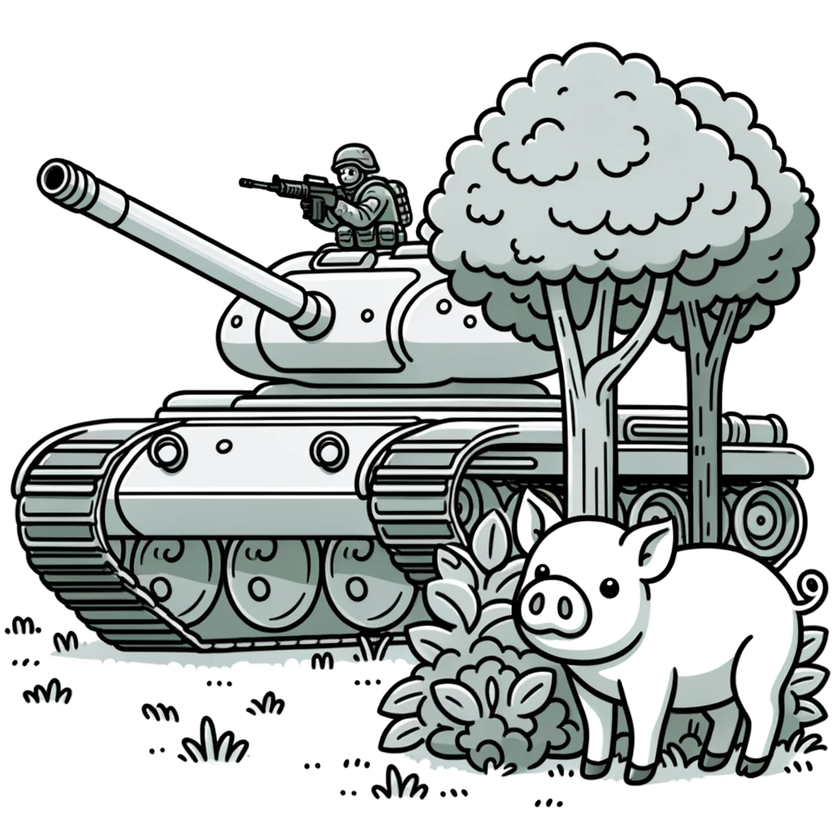
#> input picture IZ2/images/img1.png, 840 x 840 px, shrunk from 1024 x 1024 before the run, found by its file name
$ python iz2_part2.py   (older library calls are emulated)
#> lines starting #> are read from the running program, lines starting #| are printed output that depends on the picture; after the words box and inside, x2 and y2 are one past the last pixel; in counts of white or black regions, pixels touching at a corner belong together
import cv2
import numpy as np
from utils.utils_scripts import clear_output_folder, show_plot


def calculate_gradient_scharr(image):
    grad_x = cv2.Scharr(image, cv2.CV_64F, 1, 0)
    grad_y = cv2.Scharr(image, cv2.CV_64F, 0, 1)
    magnitude = cv2.magnitude(grad_x, grad_y)
    angle = cv2.phase(grad_x, grad_y, angleInDegrees=True)
    return magnitude, angle


# [13 lines left out: function calculate_gradient_prewitt, not called in this run]


def calculate_gradient_laplacian(image):
    laplacian = cv2.Laplacian(image, cv2.CV_64F)
    return np.abs(laplacian), None  # Laplacian does not have a specific direction


def non_maximum_suppression(magnitude, angle):
    height, width = magnitude.shape
    output = np.zeros((height, width), dtype=np.float32)

    if angle is None:  # In case of Laplacian operator where angle is not defined
        return magnitude  # Skip non-maximum suppression

    # Angle normalization between 0 and 180 degrees
    angle[angle < 0] += 180

    for i in range(1, height - 1):
        for j in range(1, width - 1):
            q = 255
            r = 255

            # Angle quantization to 4 directions (0, 45, 90, 135 degrees)
            if (0 <= angle[i, j] < 22.5) or (157.5 <= angle[i, j] <= 180):
                q = magnitude[i, j + 1]
                r = magnitude[i, j - 1]
            elif 22.5 <= angle[i, j] < 67.5:
                q = magnitude[i + 1, j - 1]
                r = magnitude[i - 1, j + 1]
            elif 67.5 <= angle[i, j] < 112.5:
                q = magnitude[i + 1, j]
                r = magnitude[i - 1, j]
            elif 112.5 <= angle[i, j] < 157.5:
                q = magnitude[i - 1, j - 1]
                r = magnitude[i + 1, j + 1]

            if magnitude[i, j] >= q and magnitude[i, j] >= r:
                output[i, j] = magnitude[i, j]
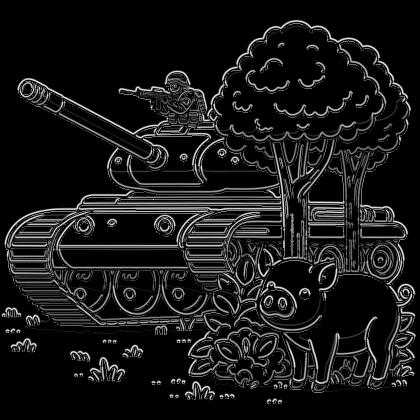
#> output: shape (840, 840) float32 (shown at 1/2 size); min 0, max 2602.6, mean 238.3; drawn with min black and max white

    return output


def double_thresholding(image, low_threshold_ratio=0.05, high_threshold_ratio=0.15):
#> called with low_threshold_ratio = 0.05, high_threshold_ratio = 0.15
    high_threshold = image.max() * high_threshold_ratio
#> high_threshold = 390.4
    low_threshold = high_threshold * low_threshold_ratio
#> low_threshold = 19.52

    strong_i, strong_j = np.where(image >= high_threshold)
    zeros_i, zeros_j = np.where(image < low_threshold)
    weak_i, weak_j = np.where((image <= high_threshold) & (image >= low_threshold))
#> weak_i = 16786 values from 39 to 809; weak_j = 16786 values, max 832 at index 14140, min 2 at index 12986, mean 448.4

    image[strong_i, strong_j] = 255
    image[zeros_i, zeros_j] = 0
#> image: shape (840, 840) float32; min 0, max 390.4, mean 50.8
    image[weak_i, weak_j] = 75  # Weak edges marked with gray color (value 75)
#> image: shape (840, 840) float32; min 0, max 255, mean 45.9

    return image


def edge_tracking_by_hysteresis(image):
    height, width = image.shape
    strong = 255
    weak = 75

    for i in range(1, height - 1):
        for j in range(1, width - 1):
            if image[i, j] == weak:
                # Check if one of the neighbors is strong
                if ((image[i + 1, j - 1] == strong) or (image[i + 1, j] == strong) or (image[i + 1, j + 1] == strong)
                        or (image[i, j - 1] == strong) or (image[i, j + 1] == strong)
                        or (image[i - 1, j - 1] == strong) or (image[i - 1, j] == strong) or (
                                image[i - 1, j + 1] == strong)):
                    image[i, j] = strong
                else:
                    image[i, j] = 0
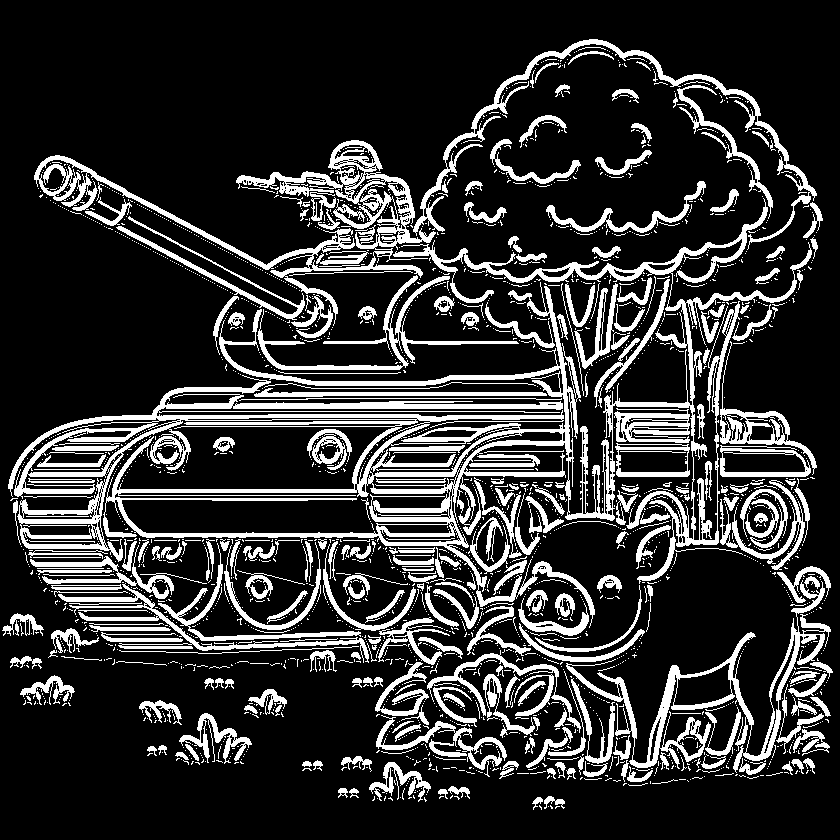
#> image: shape (840, 840) float32; 19.3% white; 2511 white regions (2192 under 20 px), largest, box (x1, y1, x2, y2) and area: (8, 198, 812, 628) 39454, (34, 140, 436, 326) 9038, (566, 580, 831, 773) 6146

    return image


def custom_edge_detection(image_path, blur_size, low_threshold_ratio, high_threshold_ratio, operator):
    image = cv2.imread(image_path, 0)
    blurred_image = cv2.GaussianBlur(image, blur_size, 0)

    if operator == 'Scharr':
        magnitude, angle = calculate_gradient_scharr(blurred_image)
    elif operator == 'Prewitt':
        magnitude, angle = calculate_gradient_prewitt(blurred_image)
    elif operator == 'Laplacian':
        magnitude, angle = calculate_gradient_laplacian(blurred_image)

    suppressed = non_maximum_suppression(magnitude, angle)
    thresholded = double_thresholding(suppressed, low_threshold_ratio, high_threshold_ratio)
    edges = edge_tracking_by_hysteresis(thresholded)

    # in case you want to see the plot
    # cv2.imshow('Edges', edges)
    # cv2.waitKey(0)
    # cv2.destroyAllWindows()

    # save image to output folder
    cv2.imwrite(f"output/{operator}_{blur_size}_{low_threshold_ratio}_{high_threshold_ratio}.png", edges)


image_path = r"D:\ADM\IZ2\images\img1.png"  # Replace with your image path

# Example usage
custom_edge_detection(image_path, (5, 5), 0.05, 0.15, 'Scharr')

# operators = ['Scharr', 'Prewitt', 'Laplacian']
operators = ['Laplacian']
blur_sizes = [(3, 3), (5, 5), (7, 7)]
thresholds = [(0.05, 0.15), (0.1, 0.2), (0.15, 0.25)]

# clear_output_folder()
progress_bar = 0
for operator in operators:
    for blur_size in blur_sizes:
        for lower_threshold, upper_threshold in thresholds:
            custom_edge_detection(image_path, blur_size, lower_threshold, upper_threshold, operator)
#> call 2 of custom_edge_detection, with image_path = 'D:\\ADM\\IZ2\\images\\img1.png', blur_size = (3, 3), low_threshold_ratio = 0.05, high_threshold_ratio = 0.15, operator = 'Laplacian'
#> in calculate_gradient_laplacian, `laplacian = cv2.Laplacian(image, cv2.CV_64F)`:
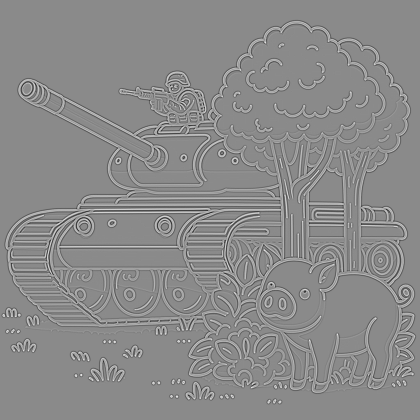
#> laplacian: shape (840, 840) float64 (shown at 1/2 size); min -163, max 137, mean 0; drawn with min black and max white
#> in custom_edge_detection (call 2), `magnitude, angle = calculate_gradient_laplacian(blurred_image)`:
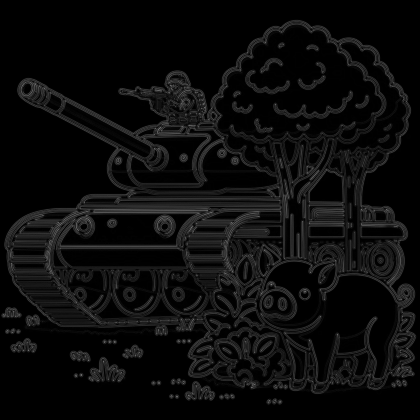
#> magnitude: shape (840, 840) float64 (shown at 1/2 size); min 0, max 163, mean 11.7
#> call 2 of double_thresholding, with low_threshold_ratio = 0.05, high_threshold_ratio = 0.15
#> in double_thresholding (call 2), `high_threshold = image.max() * high_threshold_ratio`: high_threshold = 24.45
#> in double_thresholding (call 2), `low_threshold = high_threshold * low_threshold_ratio`: low_threshold = 1.22
#> in double_thresholding (call 2), `image[weak_i, weak_j] = 75`:
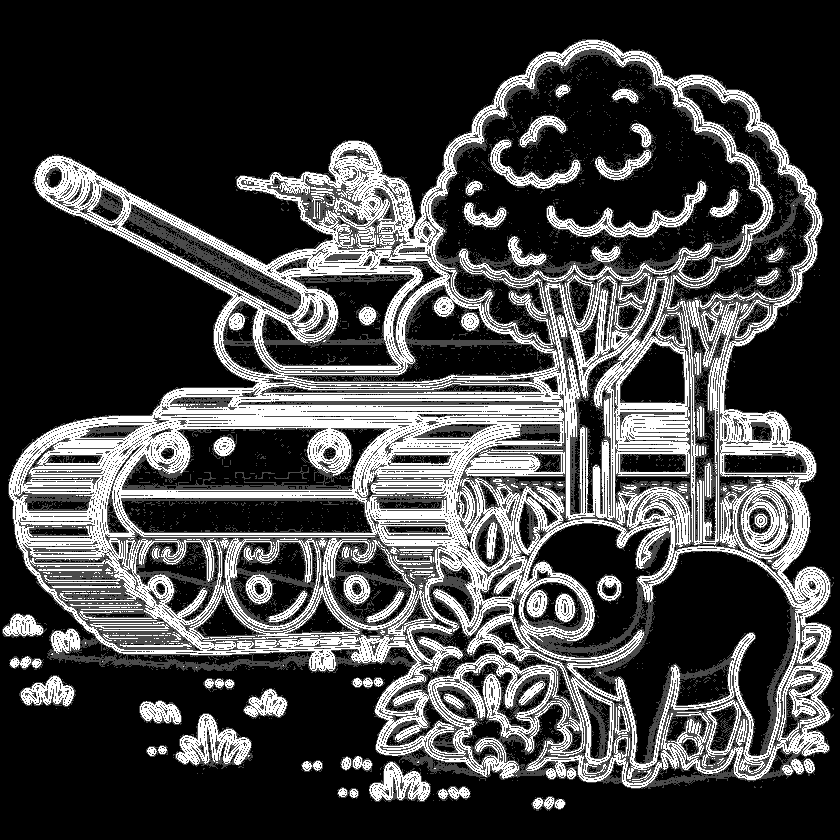
#> image: shape (840, 840) float64; min 0, max 255, mean 67.4
#> after the loop in edge_tracking_by_hysteresis (call 2), `for i in range(1, height - 1):`:
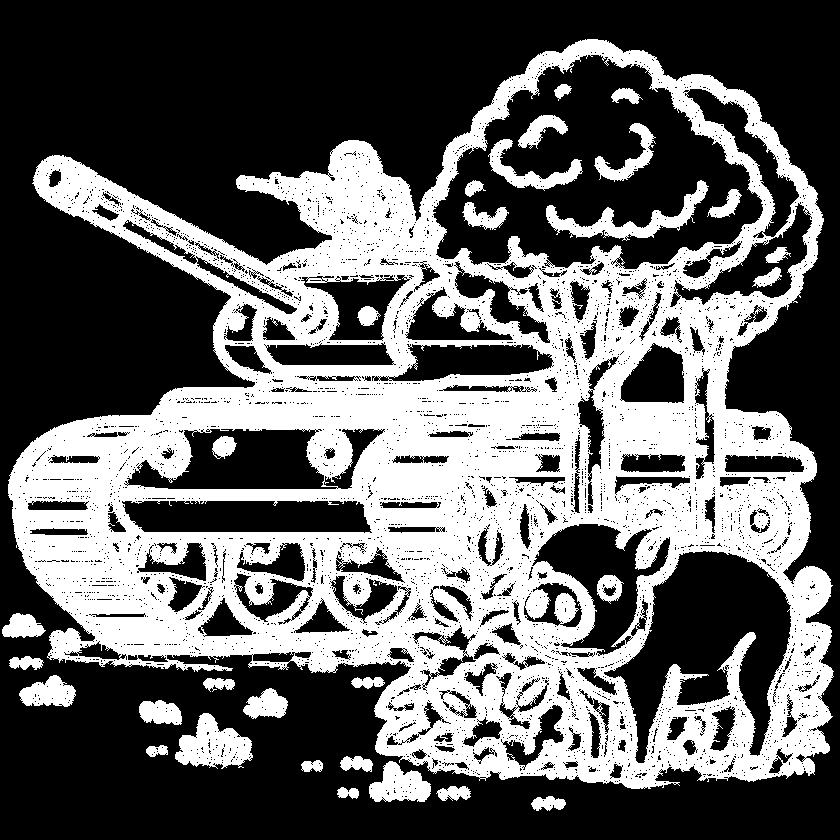
#> image: shape (840, 840) float64; 38.4% white; 30 white regions, largest, box (x1, y1, x2, y2) and area: (8, 39, 834, 789) 251085, (175, 713, 253, 769) 2527, (546, 180, 709, 241) 2482
            progress_bar += 1
            print(f'Progress: {progress_bar}/{len(operators) * len(blur_sizes) * len(thresholds)}')

$ run again, with IZ2/images/img2.png copied over IZ2/images/img1.png
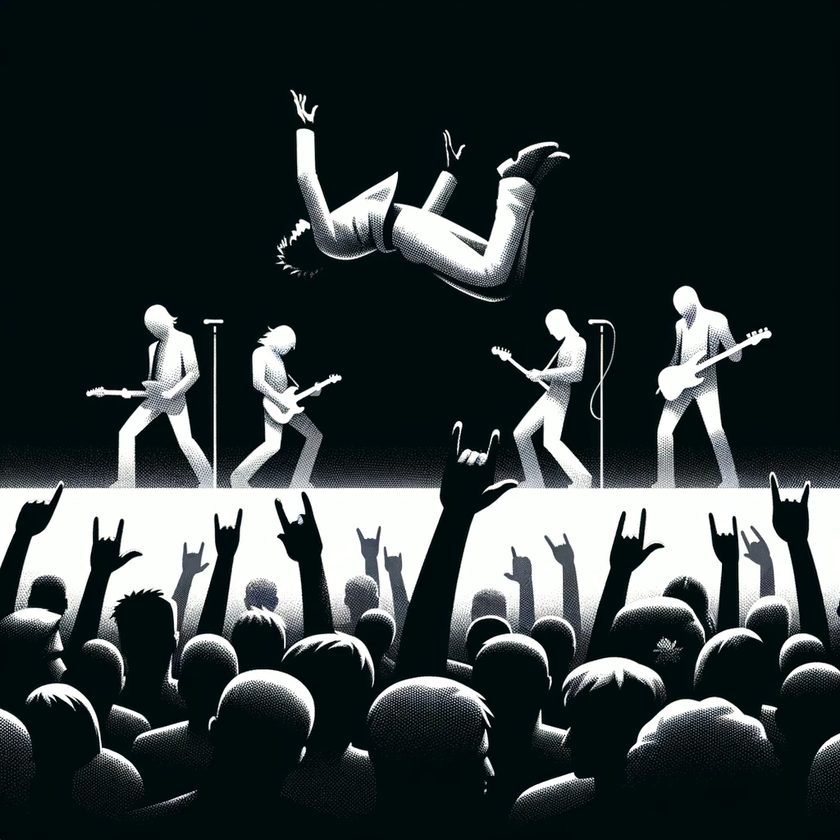
#> input picture IZ2/images/img2.png, 840 x 840 px, shrunk from 1024 x 1024 before the run, found by its file name
#> high_threshold = 383.9
#> low_threshold = 19.19
#> weak_i = 19841 values from 86 to 838; weak_j = 19841 values, max 838 at index 4891, min 1 at index 4746, mean 420
#> after the loop in edge_tracking_by_hysteresis, `for i in range(1, height - 1):`:
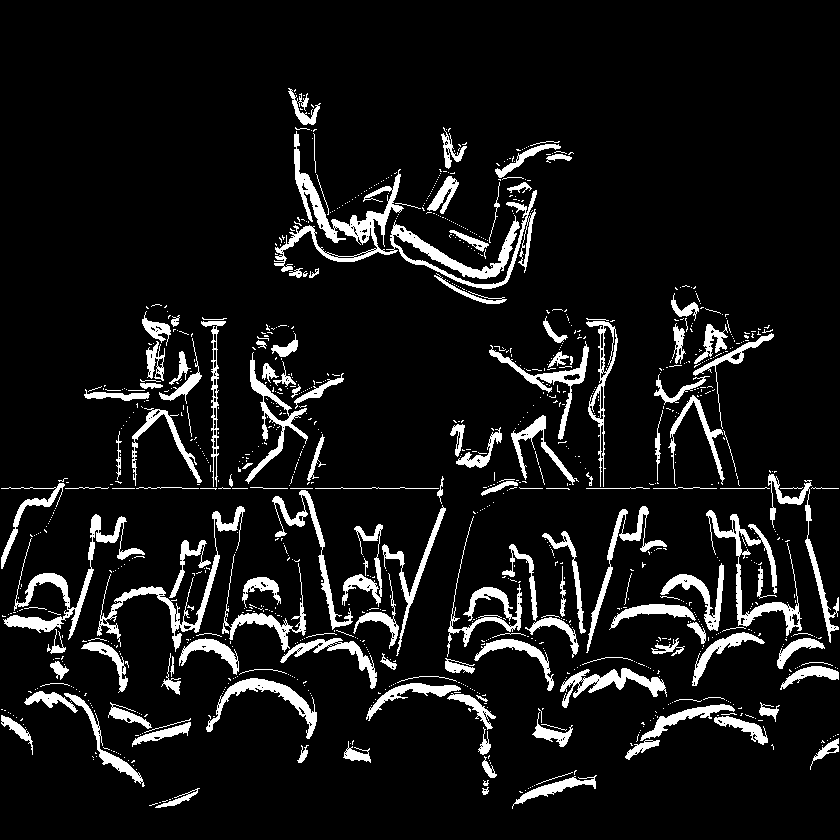
#> image: shape (840, 840) float32; 9% white; 1037 white regions (884 under 20 px), largest, box (x1, y1, x2, y2) and area: (274, 131, 537, 289) 6147, (3, 514, 145, 640) 2469, (706, 510, 802, 636) 2095
#> after the loop in edge_tracking_by_hysteresis (call 2), `for i in range(1, height - 1):`:
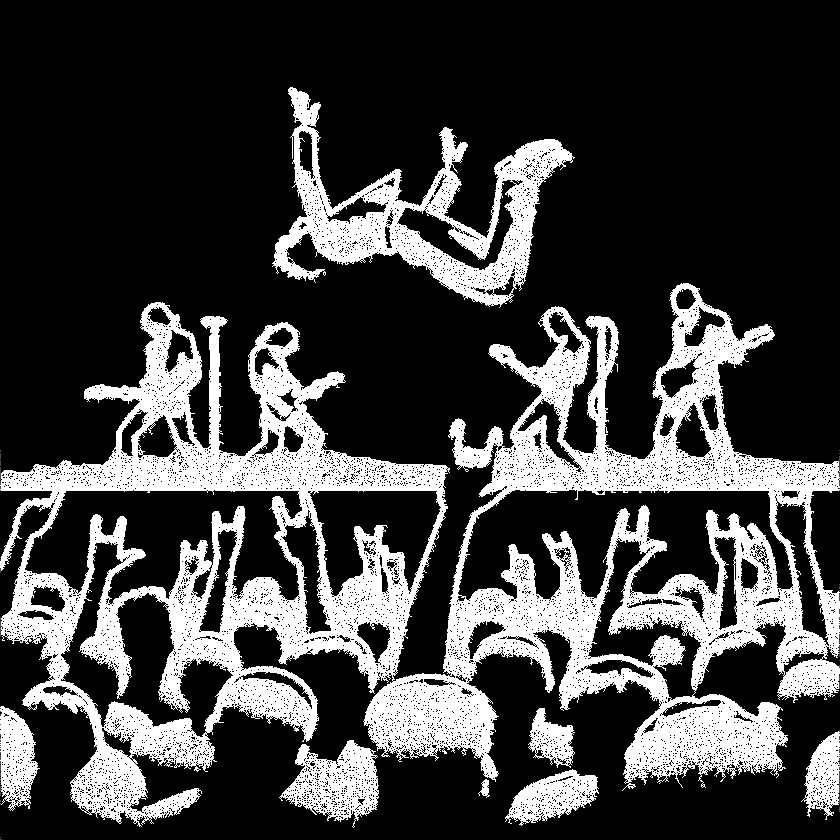
#> image: shape (840, 840) float64; min 0, max 255, mean 65.1

$ run again, with IZ2/images/img3.png copied over IZ2/images/img1.png
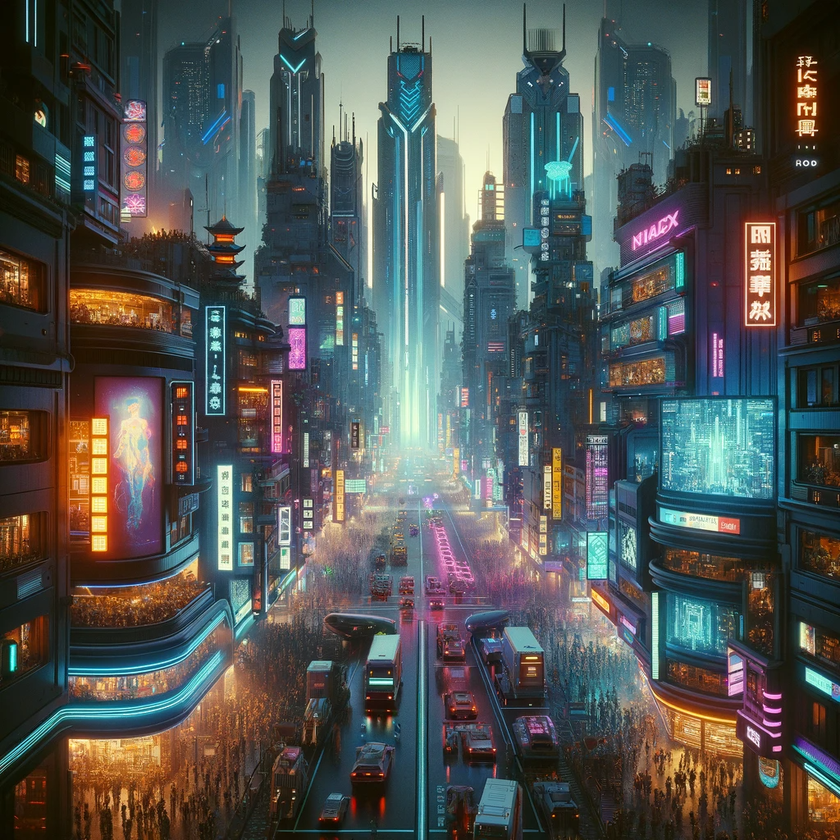
#> input picture IZ2/images/img3.png, 840 x 840 px, shrunk from 1024 x 1024 before the run, found by its file name
#> high_threshold = 268
#> low_threshold = 13.4
#> after the loop in edge_tracking_by_hysteresis, `for i in range(1, height - 1):`:
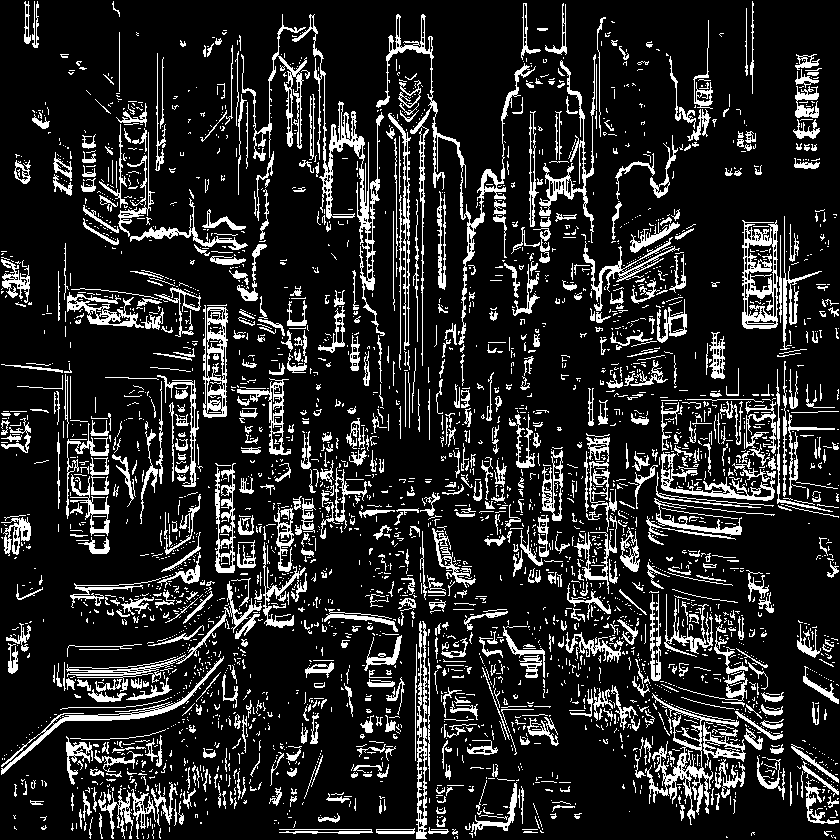
#> image: shape (840, 840) float32; 15.5% white in thin lines or dots
#> after the loop in edge_tracking_by_hysteresis (call 2), `for i in range(1, height - 1):`:
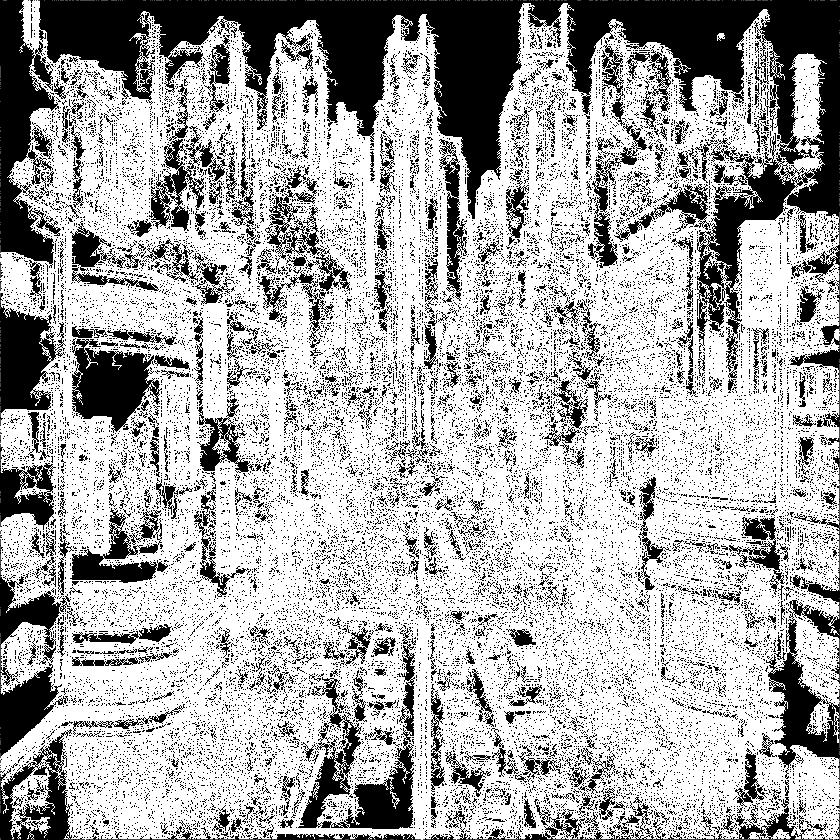
#> image: shape (840, 840) float64; min 0, max 255, mean 172.3
